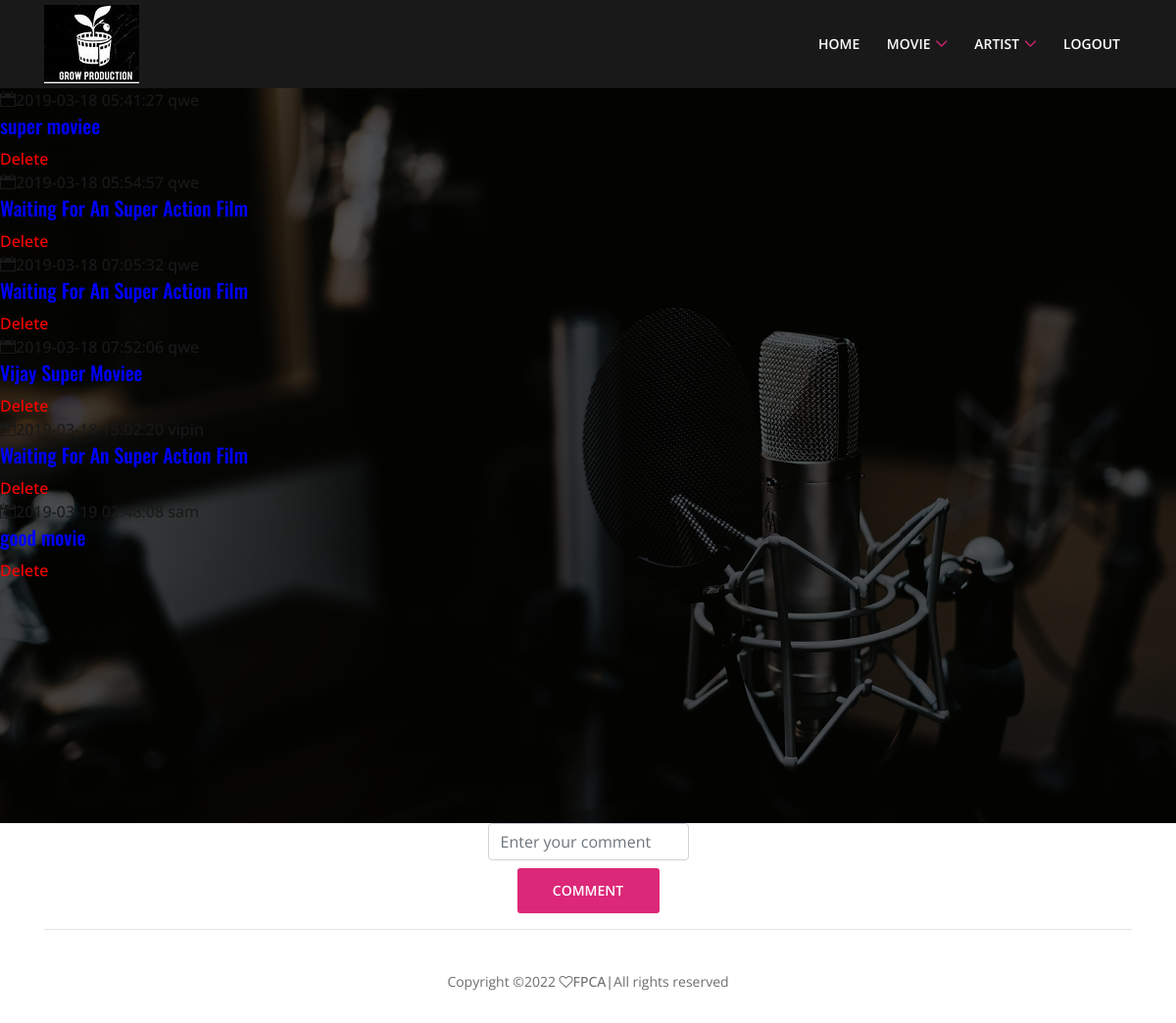
The page /User/addcomment.php?id=12 on the database its author committed.
### tables this page shows
CREATE TABLE IF NOT EXISTS `comment` (
  `cid` int(100) NOT NULL AUTO_INCREMENT,
  `username` varchar(100) DEFAULT NULL,
  `comment` varchar(100) DEFAULT NULL,
  `moviename` varchar(100) NOT NULL,
  `date` timestamp NOT NULL DEFAULT CURRENT_TIMESTAMP ON UPDATE CURRENT_TIMESTAMP,
  PRIMARY KEY (`cid`)
);

### User/addcomment.php (the view, shortened to what this page needs)
<!DOCTYPE html>
<html lang="en">
<head>
    <link rel="stylesheet" href="../style.css">
</head>
<body>
  <?php include'header.php';
  ?>
     <section class="welcome-area" >
            <div class="single-welcome-slide bg-img bg-overlay" style="background-image: url(../img/bg-img/32.jpg);">
 <?php
 include '../connect.php';
 $cid = $_GET['id'];
 $sql="SELECT * from movie where mid='$cid'";
$res = mysqli_query($con,$sql);
while ($row=mysqli_fetch_assoc($res))
{
    $mname = $row['mname'];
}
 $sql="SELECT * from comment where moviename='$mname'";
$res = mysqli_query($con,$sql);
while ($row=mysqli_fetch_assoc($res))
{
echo '
                        <div class="podcast-content">
                            <div class="podcast-meta">
                                <a href="#"><i class="icon_calendar"></i>'.$row['date'].' </a>
                                <a href="#"><i class=""></i>'.$row['username'].' </a>
                            </div>
                            <h5><font color="Blue">'.$row['comment'].'</font></h5>
                        </div>
                        <div class="like-comment">
                                <a href="deletecomment.php?id='.$row["cid"].'" class=""><font color="red">Delete </font></a>
            ';
        }
            ?>
           </div>
       </div>
   </div>
</div>
</div>
</section>
                    <div class="container h-100">
                        <div class="row h-100 align-items-center justify-content-center">
                            <div class="col-12 col-md-9 col-lg-6">
                                <div class="welcome-text text-center">
                                <form  method="post" action="" enctype="multipart/form-data">
                                <label>
                                <input type="text" name="comment" required placeholder="Enter your comment" class="form-control">
                                </label><br>
                                <label>
                               <input type="submit" name="addcomment" value="Comment"  class="btn razo-btn w-100">
                                </label>
                                </form>
                                </div>
                            </div>
                        </div>
                    </div>
<?php include'footer1.php'; ?>
</body>
</html>

### style.css (style rules this page uses)
* { margin: 0; padding: 0; }
body { font-family: "Open Sans", sans-serif; font-weight: 400; font-size: 14px; position: relative; z-index: auto; }
h1, h2, h3, h4, h5, h6 { font-family: "Oswald", sans-serif; color: #191919; line-height: 1.4; font-weight: 500; }
a, a:active, a:focus, a:hover { font-family: "Open Sans", sans-serif; color: #191919; text-decoration: none; -webkit-transition-duration: 500ms; -o-transition-duration: 500ms; transition-duration: 500ms; outline: none; font-size: 16px; font-weight: 500; }
.bg-overlay { position: relative; z-index: 1; }
.bg-overlay::after { position: absolute; content: ""; height: 100%; width: 100%; top: 0; left: 0; z-index: -1; background-color: rgba(0, 0, 0, 0.65); }
.bg-img { background-position: center center; background-size: cover; background-repeat: no-repeat; }
.razo-btn { position: relative; z-index: 1; min-width: 145px; height: 46px; line-height: 46px; font-size: 14px; font-weight: 600; display: inline-block; padding: 0 30px; text-align: center; text-transform: uppercase; background-color: #dc2878; color: #ffffff; border: none; border-radius: 3px; -webkit-transition-duration: 500ms; -o-transition-duration: 500ms; transition-duration: 500ms; }
.single-welcome-slide { position: relative; z-index: 2; width: 100%; height: 750px; background-color: #ffffff; }

### css/default-assets/classy-nav.css (style rules this page uses)
.bg-img { background-position: center center; background-size: cover; background-repeat: no-repeat; }
.justify-content-center { -webkit-box-pack: center; -ms-flex-pack: center; justify-content: center; }

### rows shown on the page
comment: date "2019-03-18 05:41:27", username "qwe", comment "super moviee"
comment: date "2019-03-18 05:54:57", username "qwe", comment "Waiting For An Super Action Film"
comment: date "2019-03-18 07:05:32", username "qwe", comment "Waiting For An Super Action Film"
comment: date "2019-03-18 07:52:06", username "qwe", comment "Vijay Super Moviee"
comment: date "2019-03-18 15:02:20", username "vipin", comment "Waiting For An Super Action Film"
comment: date "2019-03-19 02:48:08", username "sam", comment "good movie"
